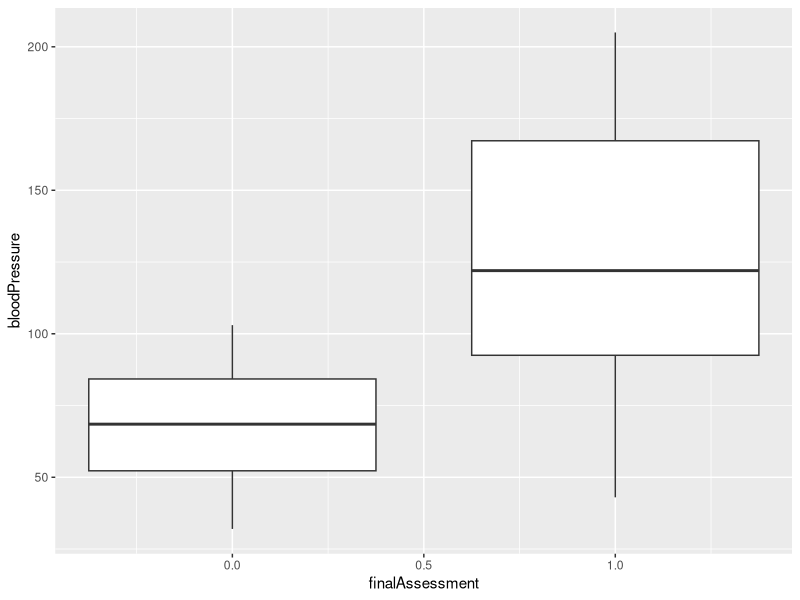
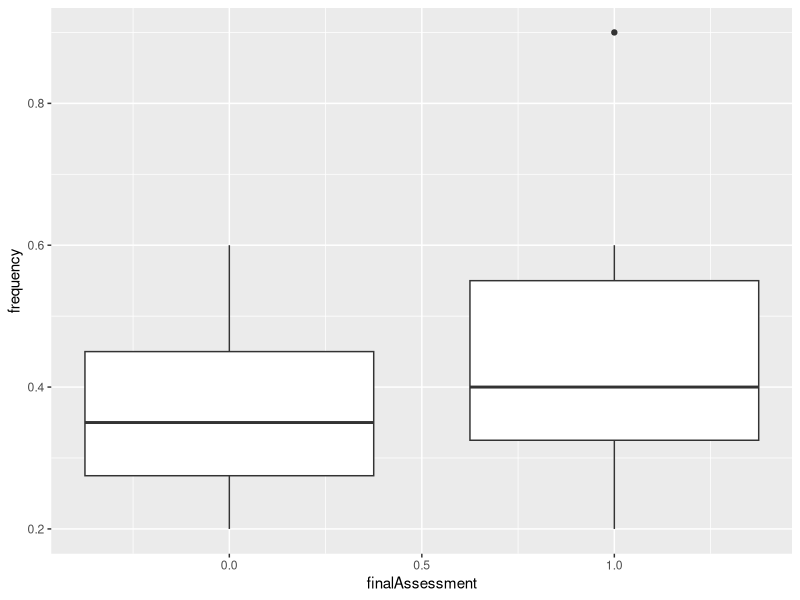
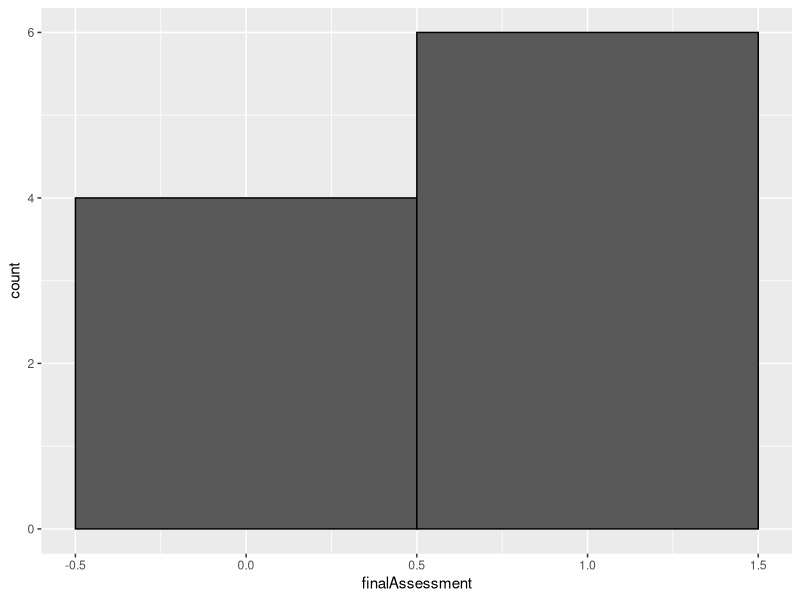
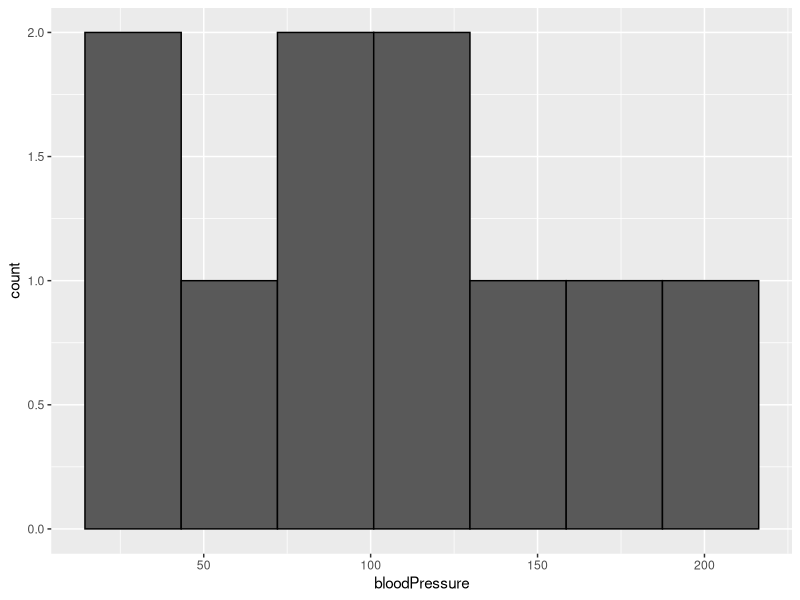

These charts were generated, in order, by the following R code:
library(ggplot2)

frequency <- c(0.6,0.3,0.4,0.4,0.2,0.6,.3,0.4,0.9,0.2)
bloodPressure <- c(103,87,32,43,59,109,78,205,135,178)
firstAssessment <- c(1,1,1,1,0,0,0,0,NA,1)
secondAssessment <- c(0,0,1,1,0,0,1,1,1,1)
finalAssessment <- c(0,1,0,1,0,1,0,1,1,1)

hospitalDF <- data.frame(frequency, bloodPressure, firstAssessment, secondAssessment, finalAssessment)

ggplot(hospitalDF, aes(group = finalAssessment, x = finalAssessment, y = bloodPressure)) + geom_boxplot()
ggplot(hospitalDF, aes(group = finalAssessment, x = finalAssessment, y = frequency)) + geom_boxplot()

ggplot(hospitalDF, aes(x = finalAssessment)) + geom_histogram(bins = 2, color = "black")
ggplot(hospitalDF, aes(x = bloodPressure)) + geom_histogram(bins = 7, color = "black")

mean(finalAssessment)